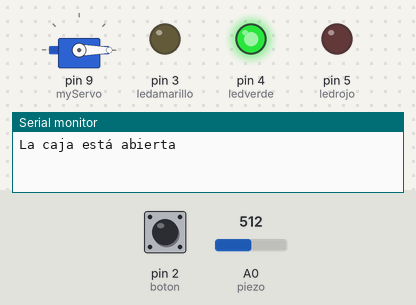
Recording of a sketch running on a simulated Arduino Uno, built with avr-gcc and run on an emulated ATmega328P. Shown: servo, output pins drawn as LEDs (lit = HIGH), the last lines printed to the serial monitor. The test bench sets the inputs (shaded band); at power-on: pin 2 (boton) LOW, A0 (piezo) = 512.

Above: at 1.2 s.
1.3 s: pin 2 (boton) pulled HIGH for 0.15 s
At 2.4 s:
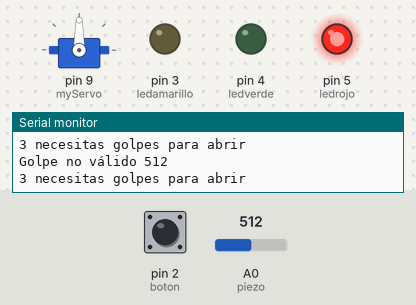
2.9 s: A0 (piezo) set to 106
5.9 s: A0 (piezo) set to 89
At 6.6 s:
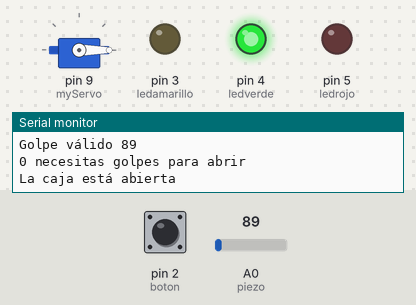
7.6 s: pin 2 (boton) pulled HIGH for 3.2 s
At 8.4 s:
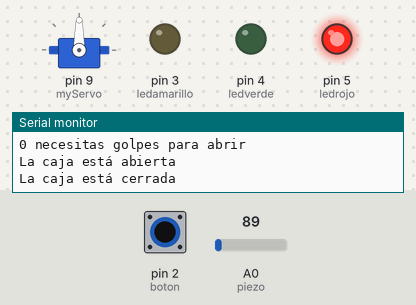
Timing chart, 0 to 13.2 s (numbered marks = the images above; inputs shaded):
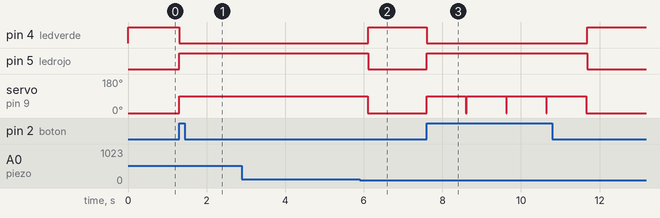

Measured:
- the behaviour switches between 100 and 99 on A0 (piezo) (found by bisection; images 1 and 2)
- after the input at 1.3 s, pin 4 (ledverde): HIGH → LOW at once; pin 5 (ledrojo): LOW → HIGH at once; servo on pin 9 (myServo): 0° → 90° at once
- after the input at 5.9 s, pin 4 (ledverde): LOW → HIGH after 0.22 s; pin 5 (ledrojo): HIGH → LOW after 0.22 s; servo on pin 9 (myServo): 90° → 0° after 0.20 s
- after the input at 7.6 s, pin 4 (ledverde): HIGH → LOW at once, → HIGH 4.1 s later; pin 5 (ledrojo): LOW → HIGH at once, → LOW 4.1 s later; servo on pin 9 (myServo): 0° → 90° at once, → 0° 4.1 s later

The sketch:

pr12_cerrojo.ino
```cpp
#include <Servo.h>
Servo myServo;

const int piezo =A0;
const int ledrojo = 5;
const int ledverde =4;
const int ledamarillo=3;
const int boton=2;

int interruptorvalor;
int piezovalor;

const int golpemax=100;
const int golpemin =10;

boolean cerrado=false;
int numerodellamadasbuenas =0;

void setup() {

  myServo.attach (9);
  for(int i=3;i<=5;i++){
    pinMode(i,OUTPUT);
  }
  pinMode(boton,INPUT);

  Serial.begin(9600);

  digitalWrite(ledverde, HIGH);
  myServo.write(0);
  Serial.print("La caja está abierta");
}

void loop() {

  if (cerrado == false){
    interruptorvalor = digitalRead(boton);

  if (interruptorvalor == HIGH){
    cerrado = true;
    digitalWrite(ledverde, LOW);
    digitalWrite(ledrojo, HIGH);
    myServo.write(90);
    Serial.print("\nLa caja está cerrada");
    delay(1000);
    }
  }
  if (cerrado == true){
    piezovalor = analogRead(piezo);

  if (numerodellamadasbuenas < 3 &&  piezovalor >0){
    if (chequeollamadas (piezovalor) == true){
      numerodellamadasbuenas++;
    }
    Serial.print ("\n");
    Serial.print(3 - numerodellamadasbuenas);
    Serial.print(" necesitas golpes para abrir");
  }

  if (numerodellamadasbuenas >=3){
    cerrado =false;
    myServo.write (0);
    delay(20);
    digitalWrite(ledverde, HIGH);
    digitalWrite(ledrojo, LOW);
    Serial.print("\nLa caja está abierta");
    }

  }

}

boolean chequeollamadas(int valor){

  if (valor > golpemin && valor <golpemax){

    delay(50);
    digitalWrite(ledamarillo, LOW);
    Serial.print ("\nGolpe válido ");
    Serial.print (valor);
      return true;
  }
  else{

    Serial.print ("\nGolpe no válido ");
    Serial.print (valor);
      return false;

  }
}
```
